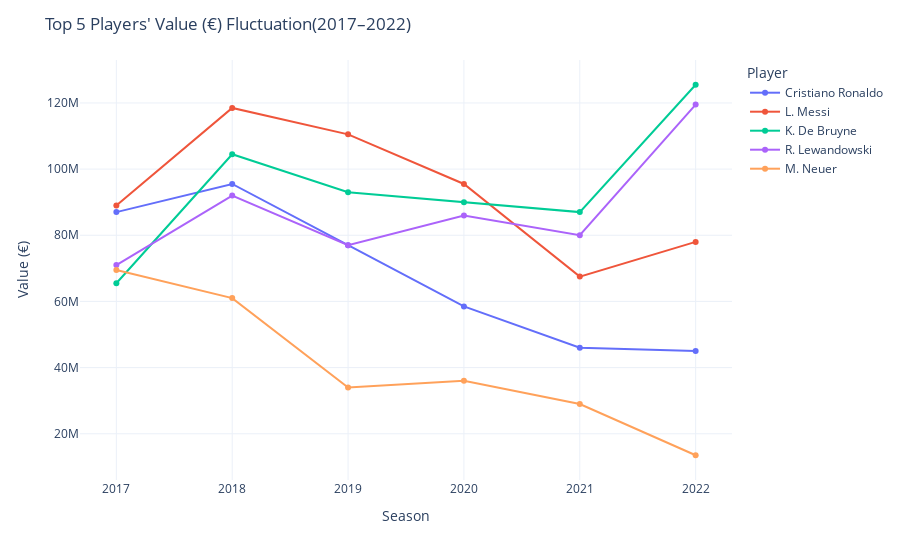

Notebook source saved alongside this figure:
### Code cell
fig = px.line(
    players_df_value,  
    x="Season",             
    y="Value (€)",            
    color="Name",           
    markers=True,           
    hover_data=["Overall"]       
)

fig.update_layout(
    title="Top 5 Players' Value (€) Fluctuation(2017–2022)",
    xaxis_title="Season",
    yaxis_title="Value (€)",
    legend_title="Player",
    template="plotly_white"
)

fig.show()

### Figure 1 — Plotly figure (JSON) as saved in the notebook; plotly's stock layout.template omitted (floating-point values rounded to 4 significant figures)
{"data": [{"customdata": [[94], [94], [94], [93], [92], [91]], "hovertemplate": "Name=Cristiano Ronaldo<br>Season=%{x}<br>Value (€)=%{y}<br>Overall=%{customdata[0]}<extra></extra>", "legendgroup": "Cristiano Ronaldo", "line": {"color": "#636efa", "dash": "solid"}, "marker": {"symbol": "circle"}, "mode": "lines+markers", "name": "Cristiano Ronaldo", "orientation": "v", "showlegend": true, "type": "scatter", "x": [2017, 2018, 2019, 2020, 2021, 2022], "xaxis": "x", "y": [87000000, 95500000, 77000000, 58500000, 46000000, 45000000], "yaxis": "y"}, {"customdata": [[93], [94], [94], [94], [93], [93]], "hovertemplate": "Name=L. Messi<br>Season=%{x}<br>Value (€)=%{y}<br>Overall=%{customdata[0]}<extra></extra>", "legendgroup": "L. Messi", "line": {"color": "#EF553B", "dash": "solid"}, "marker": {"symbol": "circle"}, "mode": "lines+markers", "name": "L. Messi", "orientation": "v", "showlegend": true, "type": "scatter", "x": [2017, 2018, 2019, 2020, 2021, 2022], "xaxis": "x", "y": [89000000, 118500000, 110500000, 95500000, 67500000, 78000000], "yaxis": "y"}, {"customdata": [[88], [91], [91], [91], [91], [91]], "hovertemplate": "Name=K. De Bruyne<br>Season=%{x}<br>Value (€)=%{y}<br>Overall=%{customdata[0]}<extra></extra>", "legendgroup": "K. De Bruyne", "line": {"color": "#00cc96", "dash": "solid"}, "marker": {"symbol": "circle"}, "mode": "lines+markers", "name": "K. De Bruyne", "orientation": "v", "showlegend": true, "type": "scatter", "x": [2017, 2018, 2019, 2020, 2021, 2022], "xaxis": "x", "y": [65500000, 104500000, 93000000, 90000000, 87000000, 125500000], "yaxis": "y"}, {"customdata": [[90], [91], [90], [91], [91], [92]], "hovertemplate": "Name=R. Lewandowski<br>Season=%{x}<br>Value (€)=%{y}<br>Overall=%{customdata[0]}<extra></extra>", "legendgroup": "R. Lewandowski", "line": {"color": "#ab63fa", "dash": "solid"}, "marker": {"symbol": "circle"}, "mode": "lines+markers", "name": "R. Lewandowski", "orientation": "v", "showlegend": true, "type": "scatter", "x": [2017, 2018, 2019, 2020, 2021, 2022], "xaxis": "x", "y": [71000000, 92000000, 77000000, 86000000, 80000000, 119500000], "yaxis": "y"}, {"customdata": [[92], [92], [88], [89], [89], [90]], "hovertemplate": "Name=M. Neuer<br>Season=%{x}<br>Value (€)=%{y}<br>Overall=%{customdata[0]}<extra></extra>", "legendgroup": "M. Neuer", "line": {"color": "#FFA15A", "dash": "solid"}, "marker": {"symbol": "circle"}, "mode": "lines+markers", "name": "M. Neuer", "orientation": "v", "showlegend": true, "type": "scatter", "x": [2017, 2018, 2019, 2020, 2021, 2022], "xaxis": "x", "y": [69500000, 61000000, 34000000, 36000000, 29000000, 13500000], "yaxis": "y"}], "layout": {"autosize": true, "legend": {"title": {"text": "Player"}, "tracegroupgap": 0}, "margin": {"t": 60}, "title": {"text": "Top 5 Players' Value (€) Fluctuation(2017–2022)"}, "xaxis": {"anchor": "y", "autorange": true, "domain": [0, 1], "range": [2017.0, 2022.0], "title": {"text": "Season"}, "type": "linear"}, "yaxis": {"anchor": "x", "autorange": true, "domain": [0, 1], "range": [4828000.0, 134200000.0], "title": {"text": "Value (€)"}, "type": "linear"}}}
